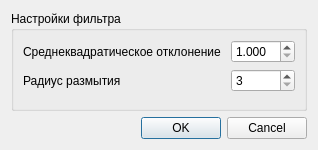
<?xml version="1.0" encoding="UTF-8"?>
<ui version="4.0">
 <class>SettingsDialog</class>
 <widget class="QDialog" name="SettingsDialog">
  <property name="geometry">
   <rect>
    <x>0</x>
    <y>0</y>
    <width>311</width>
    <height>150</height>
   </rect>
  </property>
  <property name="windowTitle">
   <string>Настройки</string>
  </property>
  <property name="windowIcon">
   <iconset resource="res/res.qrc">
    <normaloff>:/Settings_32x32.png</normaloff>:/Settings_32x32.png</iconset>
  </property>
  <layout class="QGridLayout" name="gridLayout">
   <item row="4" column="0">
    <widget class="QDialogButtonBox" name="button_box_">
     <property name="layoutDirection">
      <enum>Qt::LeftToRight</enum>
     </property>
     <property name="autoFillBackground">
      <bool>false</bool>
     </property>
     <property name="orientation">
      <enum>Qt::Horizontal</enum>
     </property>
     <property name="standardButtons">
      <set>QDialogButtonBox::Cancel|QDialogButtonBox::Ok</set>
     </property>
    </widget>
   </item>
   <item row="0" column="0">
    <widget class="QGroupBox" name="group_box_">
     <property name="title">
      <string>Настройки фильтра</string>
     </property>
     <layout class="QFormLayout" name="formLayout">
      <item row="0" column="0">
       <widget class="QLabel" name="diviation_label_">
        <property name="text">
         <string>Среднеквадратическое отклонение </string>
        </property>
       </widget>
      </item>
      <item row="0" column="1">
       <widget class="QDoubleSpinBox" name="diviation_box_">
        <property name="decimals">
         <number>3</number>
        </property>
        <property name="minimum">
         <double>1.000000000000000</double>
        </property>
        <property name="maximum">
         <double>20.000000000000000</double>
        </property>
        <property name="singleStep">
         <double>0.100000000000000</double>
        </property>
       </widget>
      </item>
      <item row="1" column="0">
       <widget class="QLabel" name="size_label_">
        <property name="text">
         <string>Радиус размытия</string>
        </property>
       </widget>
      </item>
      <item row="1" column="1">
       <widget class="QSpinBox" name="size_box_">
        <property name="minimum">
         <number>3</number>
        </property>
        <property name="maximum">
         <number>21</number>
        </property>
        <property name="singleStep">
         <number>2</number>
        </property>
        <property name="value">
         <number>3</number>
        </property>
       </widget>
      </item>
     </layout>
    </widget>
   </item>
  </layout>
 </widget>
 <resources>
  <include location="res/res.qrc"/>
 </resources>
 <connections>
  <connection>
   <sender>button_box_</sender>
   <signal>accepted()</signal>
   <receiver>SettingsDialog</receiver>
   <slot>accept()</slot>
   <hints>
    <hint type="sourcelabel">
     <x>248</x>
     <y>254</y>
    </hint>
    <hint type="destinationlabel">
     <x>157</x>
     <y>274</y>
    </hint>
   </hints>
  </connection>
  <connection>
   <sender>button_box_</sender>
   <signal>rejected()</signal>
   <receiver>SettingsDialog</receiver>
   <slot>reject()</slot>
   <hints>
    <hint type="sourcelabel">
     <x>316</x>
     <y>260</y>
    </hint>
    <hint type="destinationlabel">
     <x>286</x>
     <y>274</y>
    </hint>
   </hints>
  </connection>
 </connections>
</ui>
